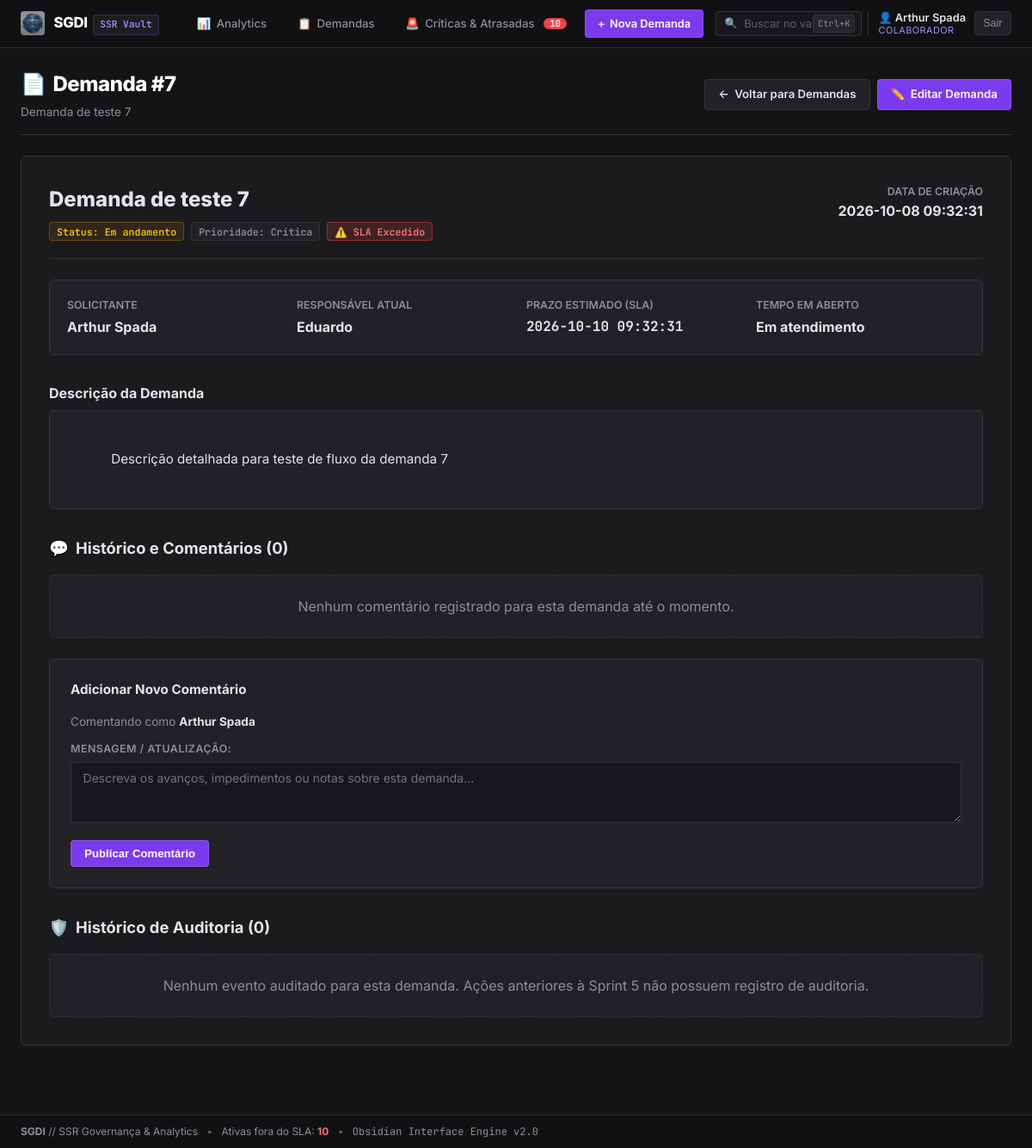
The page /detalhes/7 (signed in) on the database its author committed.
### tables this page shows
CREATE TABLE usuarios (
    id INTEGER PRIMARY KEY AUTOINCREMENT, 
    nome TEXT NOT NULL,
    email TEXT UNIQUE,
    senha_hash TEXT,
    perfil TEXT NOT NULL DEFAULT 'colaborador'
);

CREATE TABLE demandas (
    id INTEGER PRIMARY KEY AUTOINCREMENT,
    titulo TEXT NOT NULL,
    descricao TEXT,
    solicitante_id INTEGER NOT NULL,
    data_criacao TEXT,
    status TEXT NOT NULL DEFAULT 'Aberta',
    prioridade TEXT NOT NULL DEFAULT 'Média',
    responsavel_id INTEGER,
    data_conclusao TEXT,
    FOREIGN KEY (solicitante_id) REFERENCES usuarios(id),
    FOREIGN KEY (responsavel_id) REFERENCES usuarios(id)
);

### app.py (the view)
@app.route('/detalhes/<id>')
def detalhes(id):
    conn = get_db()
    garantir_migracao_db(conn)
    cursor = conn.cursor()
    demanda = cursor.execute(f'{SELECT_DEMANDAS} WHERE d.id = ?', (id,)).fetchone()
    comentarios = cursor.execute('SELECT * FROM comentarios WHERE demanda_id = ? ORDER BY id ASC', (id,)).fetchall()
    tempo_resolucao = None
    if demanda and demanda['status'] == 'Concluída' and demanda['data_conclusao']:
        dc = parse_data(demanda['data_criacao'])
        df = parse_data(demanda['data_conclusao'])
        if dc and df:
            dias = max(0.01, (df - dc).total_seconds() / 86400.0)
            tempo_resolucao = formatar_tempo_resolucao(dias)
    historico_auditoria = logs_da_demanda(conn, demanda['id']) if demanda else []
    conn.close()
    if not demanda:
        flash('Demanda não encontrada.')
        return redirect(url_for('demandas'))
    return render_template(
        'detalhes.html',
        demanda=demanda,
        comentarios=comentarios,
        tempo_resolucao=tempo_resolucao,
        historico_auditoria=historico_auditoria
    )

### templates/detalhes.html (shortened to what this page needs)
{% extends "base.html" %}
{% from "_auditoria_macros.html" import badge_acao, detalhes_log %}
{% block content %}
<div class="dashboard-hero" style="margin-bottom: 1.5rem;">
    <div class="dashboard-hero-title">
        <h1><span>📄</span> Demanda #{{ demanda['id'] }}</h1>
        <p>{{ demanda['titulo'] }}</p>
    </div>
    <div class="dashboard-hero-actions">
        <a href="/demandas" class="btn btn-secondary">
            <span>&larr;</span> Voltar para Demandas
        </a>
        <a href="/editar/{{ demanda['id'] }}" class="btn btn-primary">
            <span>✏️</span> Editar Demanda
        </a>
    </div>
</div>
<div class="section-card" style="padding: 2rem;">
    <div style="display: flex; justify-content: space-between; align-items: flex-start; flex-wrap: wrap; gap: 1rem; margin-bottom: 1.5rem; padding-bottom: 1.25rem; border-bottom: 1px solid var(--border);">
        <div>
            <h2 style="font-size: 1.5rem; font-weight: 800; color: var(--text-main); margin-bottom: 0.5rem;">
                {{ demanda['titulo'] }}
            </h2>
            <div style="display: flex; gap: 0.5rem; flex-wrap: wrap;">
                <span class="badge badge-status-{{ demanda['status']|lower|replace(' ', '-') }}">
                    Status: {{ demanda['status'] }}
                </span>
                <span class="badge badge-prio-{{ demanda['prioridade']|lower }}">
                    Prioridade: {{ demanda['prioridade'] }}
                </span>
                {% if demanda['status_sla'] == 'atrasada' %}
                    <span class="badge badge-sla-atrasada">⚠️ SLA Excedido</span>
                {% elif demanda['status_sla'] == 'concluida_atrasada' %}
                    <span class="badge badge-sla-aviso">Concluída com Atraso</span>
                {% elif demanda['status_sla'] == 'concluida_no_prazo' %}
                    <span class="badge badge-sla-ok">✅ Concluída no Prazo</span>
                {% else %}
                    <span class="badge badge-sla-ok">Dentro do SLA</span>
                {% endif %}
            </div>
        </div>
        <div style="text-align: right;">
            <div style="font-size: 0.775rem; color: var(--text-muted); text-transform: uppercase; font-weight: 600;">Data de Criação</div>
            <div style="font-weight: 700; color: var(--text-main);">{{ demanda['data_criacao'] }}</div>
        </div>
    </div>
    <div style="display: grid; grid-template-columns: repeat(auto-fit, minmax(220px, 1fr)); gap: 1.5rem; margin-bottom: 2rem; background: var(--obs-bg-card); padding: 1.25rem; border-radius: var(--radius-md); border: 1px solid var(--border);">
        <div>
            <div style="font-size: 0.775rem; color: var(--text-muted); font-weight: 600; text-transform: uppercase;">Solicitante</div>
            <div style="font-weight: 700; color: var(--text-main); margin-top: 0.2rem;">{{ demanda['solicitante_nome'] or 'Não informado' }}</div>
        </div>
        <div>
            <div style="font-size: 0.775rem; color: var(--text-muted); font-weight: 600; text-transform: uppercase;">Responsável Atual</div>
            <div style="font-weight: 700; color: var(--text-main); margin-top: 0.2rem;">
                {{ demanda['responsavel_nome'] or 'Sem responsável atribuído' }}
            </div>
        </div>
        <div>
            <div style="font-size: 0.775rem; color: var(--text-muted); font-weight: 600; text-transform: uppercase;">Prazo Estimado (SLA)</div>
            <div style="font-weight: 700; color: var(--text-main); margin-top: 0.2rem;" class="obs-code">
                {{ demanda['data_limite'] or '-' }}
            </div>
        </div>
        <div>
            <div style="font-size: 0.775rem; color: var(--text-muted); font-weight: 600; text-transform: uppercase;">
                {% if demanda['status'] == 'Concluída' %}Data de Conclusão{% else %}Tempo em Aberto{% endif %}
            </div>
            <div style="font-weight: 700; color: var(--text-main); margin-top: 0.2rem;">
                {% if demanda['status'] == 'Concluída' %}
                    <span class="obs-code">{{ demanda['data_conclusao'] or 'Registrada' }}</span>
                    {% if tempo_resolucao %}
                        <span style="font-size: 0.8rem; color: var(--primary); display: block;">Tempo de Resolução: {{ tempo_resolucao }}</span>
                    {% endif %}
                {% else %}
                    Em atendimento
                {% endif %}
            </div>
        </div>
    </div>
    <div style="margin-bottom: 2rem;">
        <h3 style="font-size: 1rem; font-weight: 700; color: var(--text-main); margin-bottom: 0.5rem;">Descrição da Demanda</h3>
        <div style="background: var(--obs-bg-card); border: 1px solid var(--border); border-radius: var(--radius-md); padding: 1.25rem; font-size: 0.95rem; line-height: 1.6; color: var(--text-main); white-space: pre-wrap;">
            {{ demanda['descricao'] or 'Nenhuma descrição detalhada informada.' }}
        </div>
    </div>
    <div>
        <h3 style="font-size: 1.15rem; font-weight: 700; color: var(--text-main); margin-bottom: 1rem; display: flex; align-items: center; gap: 0.5rem;">
            <span>💬</span> Histórico e Comentários ({{ comentarios|length }})
        </h3>
        {% for comentario in comentarios %}
        <div style="background: var(--obs-bg-card); border: 1px solid var(--border); border-left: 4px solid var(--primary); border-radius: var(--radius-md); padding: 1rem 1.25rem; margin-bottom: 0.85rem; box-shadow: var(--shadow-sm);">
            <div style="display: flex; justify-content: space-between; align-items: center; margin-bottom: 0.4rem;">
                <strong style="color: var(--text-main); font-size: 0.9rem;">{{ comentario['autor'] }}</strong>
                <span style="font-size: 0.775rem; color: var(--text-muted);" class="obs-code">{{ comentario['data'] }}</span>
            </div>
            <p style="font-size: 0.9rem; color: var(--text-main); line-height: 1.5; white-space: pre-wrap;">{{ comentario['comentario'] }}</p>
        </div>
        {% else %}
        <div style="background: var(--obs-bg-card); border: 1px dashed var(--border); border-radius: var(--radius-md); padding: 1.5rem; text-align: center; color: var(--text-muted); margin-bottom: 1.5rem;">
            Nenhum comentário registrado para esta demanda até o momento.
        </div>
        {% endfor %}
        <div style="margin-top: 1.5rem; background: var(--obs-bg-card); border: 1px solid var(--border); border-radius: var(--radius-md); padding: 1.5rem;">
            <h4 style="font-size: 0.95rem; font-weight: 700; margin-bottom: 1rem; color: var(--text-main);">Adicionar Novo Comentário</h4>
            <form method="POST" action="/adicionar_comentario/{{ demanda['id'] }}">
                <p style="font-size: 0.85rem; color: var(--text-muted); margin-bottom: 0.75rem;">
                    Comentando como <strong style="color: var(--text-main);">{{ usuario_atual.nome }}</strong>
                </p>
                <div class="form-group">
                    <label for="comentario">Mensagem / Atualização:</label>
                    <textarea name="comentario" id="comentario" rows="3" required placeholder="Descreva os avanços, impedimentos ou notas sobre esta demanda..."></textarea>
                </div>
                <button type="submit" class="btn btn-primary">Publicar Comentário</button>
            </form>
        </div>
    </div>
    <div style="margin-top: 2rem;" id="historico-auditoria">
        <h3 style="font-size: 1.15rem; font-weight: 700; color: var(--text-main); margin-bottom: 1rem; display: flex; align-items: center; gap: 0.5rem;">
            <span>🛡️</span> Histórico de Auditoria ({{ historico_auditoria|length }})
        </h3>
        {% for log in historico_auditoria %}
        <div class="audit-timeline-item">
            <div style="display: flex; justify-content: space-between; align-items: center; gap: 0.75rem; flex-wrap: wrap; margin-bottom: 0.35rem;">
                <div style="display: flex; align-items: center; gap: 0.5rem;">
                    {{ badge_acao(log) }}
                    <strong style="color: var(--text-main); font-size: 0.9rem;">{{ log.usuario_nome or 'Não identificado' }}</strong>
                </div>
                <span style="font-size: 0.775rem; color: var(--text-muted);" class="obs-code">{{ log.data_hora }}</span>
            </div>
            {% if log.acao == 'CRIAR' %}
                <p style="font-size: 0.85rem; color: var(--text-muted);">{{ log.descricao }}</p>
            {% else %}
                {{ detalhes_log(log.detalhes) }}
            {% endif %}
        </div>
        {% else %}
        <div style="background: var(--obs-bg-card); border: 1px dashed var(--border); border-radius: var(--radius-md); padding: 1.5rem; text-align: center; color: var(--text-muted);">
            Nenhum evento auditado para esta demanda. Ações anteriores à Sprint 5 não possuem registro de auditoria.
        </div>
        {% endfor %}
    </div>
</div>
{% endblock %}

### templates/base.html (shortened to what this page needs)
<!DOCTYPE html>
<html lang="pt-BR">
<head>
    <link rel="stylesheet" href="{{ url_for('static', filename='style.css') }}">
</head>
<body class="obsidian-theme">
    <header class="header obs-header">
        <div class="header-container obs-header-container">
            <a href="/" class="brand obs-brand" title="SGDI Workspace">
                <img src="{{ url_for('static', filename='logo.png') }}" alt="Logo SGDI" class="logo-img obs-logo" onerror="this.style.display='none'">
                <div class="brand-text">
                    <span class="brand-title">SGDI</span>
                    <span class="brand-subtitle obs-vault-badge">SSR Vault</span>
                </div>
            </a>
            {% if usuario_atual %}
            <nav class="menu obs-menu">
                <a href="/" class="nav-link obs-tab-link {% if request.path in ['/', '/dashboard', '/analytics'] %}active{% endif %}" id="nav-painel">
                    <span class="obs-icon">📊</span> Analytics
                </a>
                <a href="/demandas" class="nav-link obs-tab-link {% if request.path == '/demandas' %}active{% endif %}" id="nav-demandas">
                    <span class="obs-icon">📋</span> Demandas
                </a>
                <a href="/criticas-atrasadas" class="nav-link obs-tab-link obs-tab-urgent {% if request.path in ['/criticas-atrasadas', '/urgentes'] %}active{% endif %}" id="nav-criticas">
                    <span class="obs-icon">🚨</span> Críticas & Atrasadas
                    {% if total_urgentes_global > 0 %}
                        <span class="obs-badge-counter" title="{{ total_urgentes_global }} demandas críticas ou fora do SLA">{{ total_urgentes_global }}</span>
                    {% endif %}
                </a>
                <a href="/nova_demanda" class="btn-novo-header obs-btn-new" id="btn-nova-demanda">
                    <span>+</span> Nova Demanda
                </a>
                <form action="/demandas" method="GET" class="search-nav obs-search" id="header-search-form">
                    <span class="search-icon">🔍</span>
                    <input type="text" name="q" placeholder="Buscar no vault..." value="{{ request.args.get('q', '') }}" id="header-search-input">
                    <span class="obs-shortcut-hint">Ctrl+K</span>
                </form>
                <div class="obs-user-session" id="usuario-sessao">
                    <div class="obs-user-session-info">
                        <span class="obs-user-session-nome">👤 {{ usuario_atual.nome }}</span>
                        <span class="obs-user-session-perfil">{{ usuario_atual.perfil_label }}</span>
                    </div>
                    <form action="/logout" method="POST">
                        <button type="submit" class="btn-obs-icon" title="Encerrar sessão" id="btn-logout">Sair</button>
                    </form>
                </div>
            </nav>
            {% endif %}
        </div>
    </header>
    <main class="container obs-container">
        {% block content %}{% endblock %}
    </main>
    <footer class="footer obs-footer">
        <div class="obs-status-bar">
            <span><strong>SGDI</strong> // SSR Governança & Analytics</span>
            <span class="obs-sep">&bull;</span>
            <span>Ativas fora do SLA: <strong class="text-danger">{{ total_urgentes_global }}</strong></span>
            <span class="obs-sep">&bull;</span>
            <span class="obs-code" style="font-size:0.75rem;">Obsidian Interface Engine v2.0</span>
        </div>
    </footer>
</body>
</html>

### rows shown on the page
usuarios: nome "Arthur Spada"
demandas: id "7", titulo "Demanda de teste 7", status "Em andamento", prioridade "Crítica", data_criacao "2026-10-08 09:32:31", descricao "Descrição detalhada para teste de fluxo da demanda 7"
usuarios: nome "Eduardo"

### other values the page prints
{{ total_urgentes_global }} "10"
{{ usuario_atual.perfil_label }} "COLABORADOR"
{{ demanda['data_limite'] or '-' }} "2026-10-10 09:32:31"
{{ comentarios|length }} "0"
{{ historico_auditoria|length }} "0"
